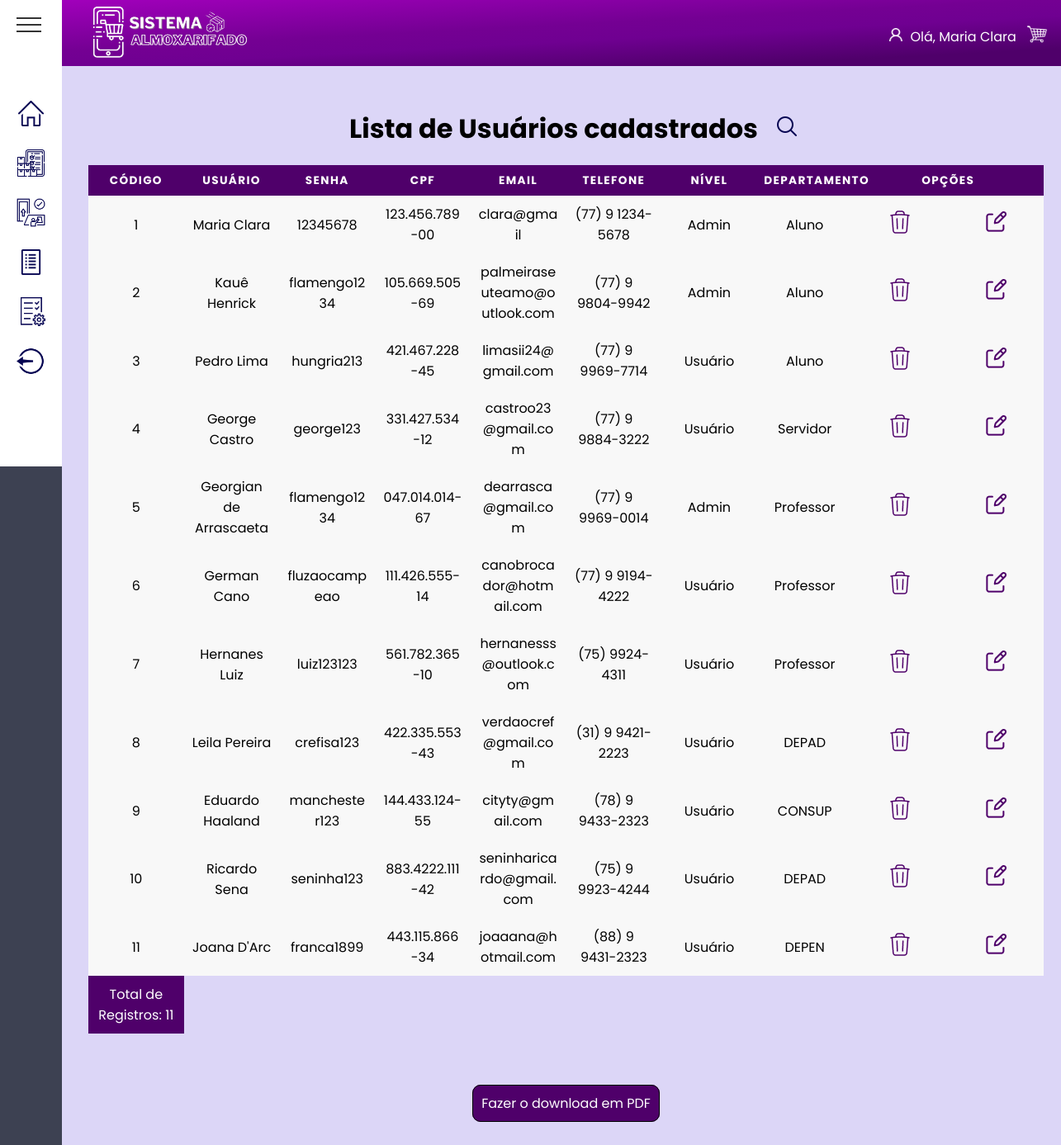
Page /View/Pages/Admin/listarUser.php (signed in) on the committed database.
### tables this page shows
create table usuarios(
id_user integer auto_increment key,
nome_user varchar (30),
senha varchar(20),
cpf varchar (15) unique, 
email_user varchar (120),
telefone varchar (16),
nivel integer, 
id_area integer not null,
 foreign key (id_area) references area_depar (id_area)
);

create table area_depar(
	id_area integer auto_increment primary key,
	depar varchar (40) 
);

### View/Pages/Admin/listarUser.php (the view, shortened to what this page needs)
<?php
include_once dirname(__DIR__, 3) . '/banco.php';
?>
<!DOCTYPE html>
<html lang="pt-BR">
<head>
  <link rel="stylesheet" href="/final_php/assets/global.css">
  <link rel="stylesheet" href="/final_php/assets/listarUser.css">
  <link rel="stylesheet" href="/final_php/assets/template.css">
</head>
<body>
  <?php include dirname(__DIR__, 3) . "/template/header.php"; ?>
  <?php include dirname(__DIR__, 3) . "/template/aside.php"; ?>
  <main class="main">
    <div class="container">
      <div class="title-box">
        <h1 class="title"> Lista de Usuários cadastrados</h1>
        <span class='search'>
          <a href="pesquisaUsuario.php">
            <img src="/final_php/assets/images/iconSearch.png" class="searchIcon">
          </a>
        </span>
      </div>
      <table rules="all">
        <thead>
          <tr>
            <th> Código</th>
            <th> Usuário</th>
            <th> Senha</th>
            <th> CPF</th>
            <th> Email</th>
            <th> Telefone</th>
            <th> Nível</th>
            <th> Departamento</th>
            <th colspan="2"> Opções</th>
          </tr>
        </thead>
        <tbody>
          <?php
          $sql_consulta = mysqli_query($conn, "SELECT * FROM usuarios");
          $total = mysqli_num_rows($sql_consulta);
          while ($linhas = mysqli_fetch_array($sql_consulta)) { ?>
            <tr class='row'>
              <td data-label="Código"> <?= $linhas[0] ?> </td>
              <td data-label="Usuário"> <?= $linhas[1] ?> </td>
              <td data-label="Senha"> <?= $linhas[2] ?></td>
              <td data-label="CPF"> <?= $linhas[3] ?></td>
              <td data-label="E-mail"> <?= $linhas[4] ?></td>
              <td data-label="Telefone"> <?= $linhas[5] ?></td>
              <td data-label="Nível">
                <?php
                  if($linhas[6] == 1) {
                    echo "Admin";
                  } else {
                    echo "Usuário";
                  }
                ?>
              </td>
              <td data-label="Departamento">
                <?php
                  $consulta_categoria = mysqli_query($conn, "SELECT * FROM area_depar WHERE id_area = '$linhas[7]'");
                  while ($categorias = mysqli_fetch_array($consulta_categoria)) {
                      echo $categorias['depar'];
                  }
                ?>
              </td>
              <td data-label="Ação">
                <a href="excluir_user.php?codigo=<?= $linhas[0] ?>">
                  <img src="/final_php/assets/images/iconDelete.png" alt="icone Excluir" name="excluirBtn" value="Excluir" onclick="return confirm('Deseja deletar este usuário?')">
                </a>
              </td>
              <td data-label="Ação">
                <a href="./editar_user.php?codigo=<?= $linhas[0] ?>">
                <img src="/final_php/assets/images/iconEdit.png" alt="icone Editar">
                </a>
              </td>
            </tr>
          <?php } ?>
          <tr class="total">
            <td>Total de Registros: <?= $total ?></td>
          </tr>
        </tbody>
      </table>
    </div>
    <div class="opcoes" style="text-align: center; margin: 40px auto; border: none;">
      <a style="border: 1px solid black; border-radius: 10px; background-color: rgb(79,0,106); padding: 10px;" href="relat_user.php">Fazer o download em PDF</a>
    </div>
  </main>
</body>
</html>

### assets/global.css (style rules this page uses)
* { margin: 0; padding: 0; box-sizing: border-box; font-family: "Josefin Sans", sans-serif; }
*, button, input { border: 0; background-color: none; font-size: -apple-system, system-ui, BlinkMacSystemFont, "Segoe UI", Roboto, "Helvetica Neue", Ubuntu, Arial, sans-serif; }
a { text-decoration: none; list-style: none; color: white; }
h1 { text-align: center; }

### assets/listarUser.css (style rules this page uses)
.container { padding: 2rem; }
.title { text-align: center; padding: 20px; }
table { border-collapse: collapse; margin-left: 0%; padding: 0; width: 100%; table-layout: fixed; }
table tr { background-color: #f8f8f8; padding: 0.35em; }
table th, table td { padding: 0.625em; text-align: center; }
table th { font-size: 0.85em; letter-spacing: 0.1em; text-transform: uppercase; background-color: rgb(79, 0, 106); color: #fff; }
table td { word-wrap: break-word; }
.total td { background-color: rgb(79, 0, 106); color: #fff; }
.title-box { display: flex; align-items: center; justify-content: center; }

### assets/template.css (style rules this page uses)
body { overflow: hidden; display: grid; grid-template-columns: 1fr 25fr; grid-template-rows: 80px 1fr 80px; grid-template-areas: "aside header" "aside main" "aside footer"; height: 100vh; background: #DCD6F7; }
.main { grid-area: main; overflow-y: scroll; padding: 0 4rem 0 0; }

### template/aside.php (style rules this page uses)
* { margin: 0; padding: 0; box-sizing: border-box; font-family: 'Poppins', sans-serif; }

### rows in the picture
usuarios: id_user "1", nome_user "Maria Clara", senha "12345678", cpf "123.456.789-00", email_user "clara@gmail", telefone "(77) 9 1234-5678", nivel "Admin"
area_depar: depar "Aluno"
usuarios: id_user "2", nome_user "Kauê Henrick", senha "flamengo1234", cpf "105.669.505-69", email_user "palmeiraseuteamo@outlook.com", telefone "(77) 9 9804-9942", nivel "Admin"
usuarios: id_user "3", nome_user "Pedro Lima", senha "hungria213", cpf "421.467.228-45", email_user "limasii24@gmail.com", telefone "(77) 9 9969-7714", nivel "Usuário"
usuarios: id_user "4", nome_user "George Castro", senha "george123", cpf "331.427.534-12", email_user "castroo23@gmail.com", telefone "(77) 9 9884-3222", nivel "Usuário"
area_depar: depar "Servidor"
usuarios: id_user "5", nome_user "Georgian de Arrascaeta", senha "flamengo1234", cpf "047.014.014-67", email_user "dearrasca@gmail.com", telefone "(77) 9 9969-0014", nivel "Admin"
area_depar: depar "Professor"
usuarios: id_user "6", nome_user "German Cano", senha "fluzaocampeao", cpf "111.426.555-14", email_user "canobrocador@hotmail.com", telefone "(77) 9 9194-4222", nivel "Usuário"
usuarios: id_user "7", nome_user "Hernanes Luiz", senha "luiz123123", cpf "561.782.365-10", email_user "hernanesss@outlook.com", telefone "(75) 9924-4311", nivel "Usuário"
usuarios: id_user "8", nome_user "Leila Pereira", senha "crefisa123", cpf "422.335.553-43", email_user "verdaocref@gmail.com", telefone "(31) 9 9421-2223", nivel "Usuário"
area_depar: depar "DEPAD"
usuarios: id_user "9", nome_user "Eduardo Haaland", senha "manchester123", cpf "144.433.124-55", email_user "cityty@gmail.com", telefone "(78) 9 9433-2323", nivel "Usuário"
area_depar: depar "CONSUP"
usuarios: id_user "10", nome_user "Ricardo Sena", senha "seninha123", cpf "883.4222.111-42", email_user "seninharicardo@gmail.com", telefone "(75) 9 9923-4244", nivel "Usuário"
usuarios: id_user "11", nome_user "Joana D'Arc", senha "franca1899", cpf "443.115.866-34", email_user "joaaana@hotmail.com", telefone "(88) 9 9431-2323", nivel "Usuário"
area_depar: depar "DEPEN"

### other values in the picture
$_SESSION['username'] "Maria Clara"
$total "11"
